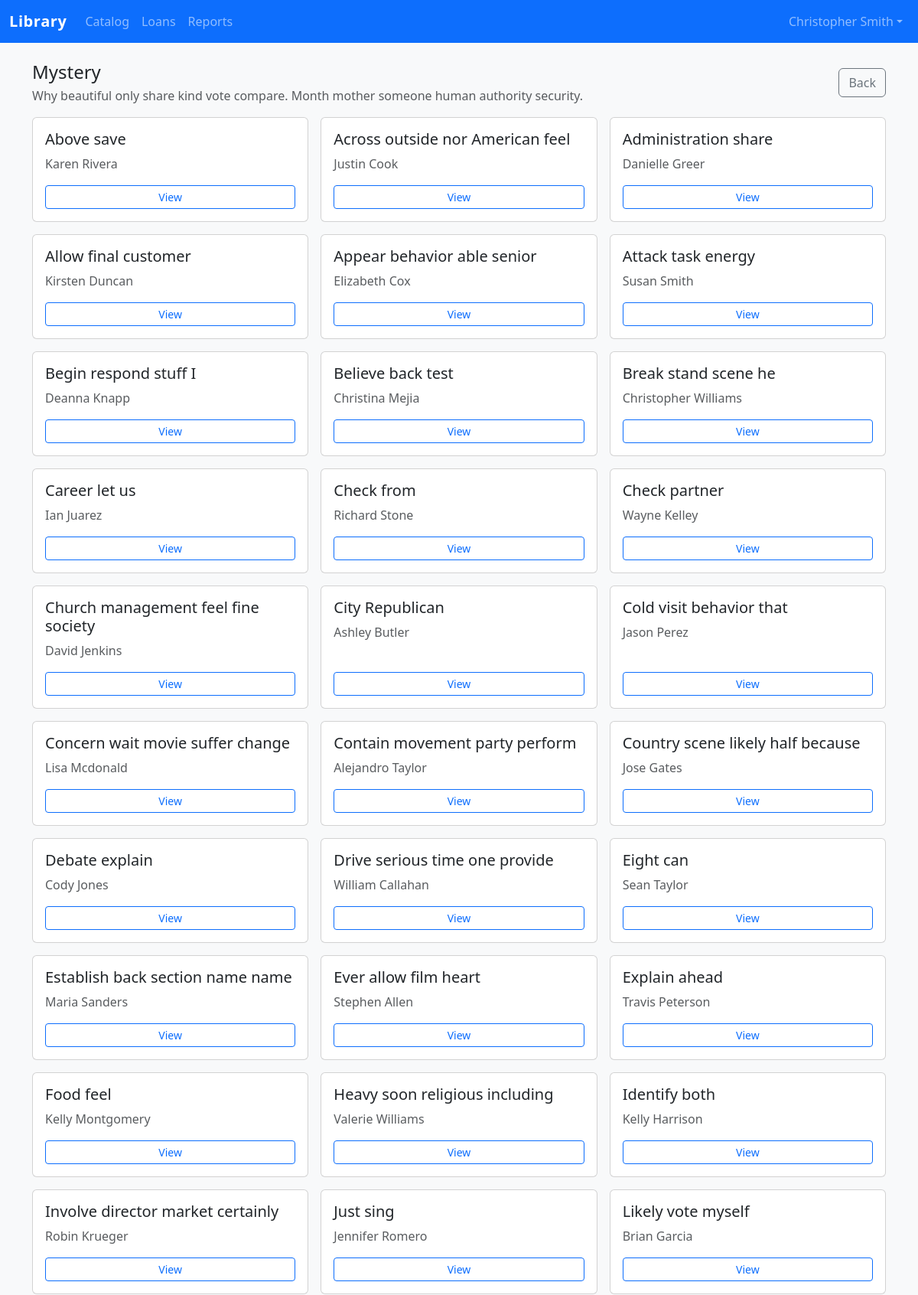
The page /catalog/categories/mystery/ (signed in, upper part) on the database its author committed.
### accounts/models.py (models this page shows, shortened)
class User(AbstractUser):
	class Role(models.TextChoices):
		ADMIN = "ADMIN", _("Administrator")
		LIBRARIAN = "LIBRARIAN", _("Librarian")
		MEMBER = "MEMBER", _("Member / Student")
	role = models.CharField(
		max_length=20,
		choices=Role.choices,
		default=Role.MEMBER,
		help_text=_("Determines the permissions granted to the user."),
	)
	employee_id = models.CharField(
		max_length=50,
		blank=True,
		help_text=_("Optional staff identifier for administrators and librarians."),
	)
	avatar = models.ImageField(upload_to="avatars/", blank=True, null=True)
	created_at = models.DateTimeField(auto_now_add=True)
	class Meta(AbstractUser.Meta):
		ordering = ["username"]
	@property
	def is_admin(self) -> bool:
		return self.is_superuser or self.role == self.Role.ADMIN
	@property
	def is_librarian(self) -> bool:
		return self.role == self.Role.LIBRARIAN

### catalog/models.py (models this page shows, shortened)
class Category(models.Model):
	name = models.CharField(max_length=150, unique=True)
	slug = models.SlugField(max_length=160, unique=True, blank=True)
	description = models.TextField(blank=True)
	class Meta:
		ordering = ["name"]
		verbose_name_plural = "categories"

class Book(models.Model):
	title = models.CharField(max_length=255)
	author = models.CharField(max_length=255)
	isbn = models.CharField(max_length=13, unique=True)
	category = models.ForeignKey(Category, on_delete=models.PROTECT, related_name="books")
	publication_date = models.DateField(blank=True, null=True)
	publisher = models.CharField(max_length=255, blank=True)
	description = models.TextField(blank=True)
	cover_image = models.ImageField(upload_to="book_covers/", blank=True, null=True)
	language = models.CharField(max_length=60, blank=True)
	created_at = models.DateTimeField(auto_now_add=True)
	updated_at = models.DateTimeField(auto_now=True)
	tags = models.JSONField(default=list, blank=True)
	class Meta:
		ordering = ["title"]
		indexes = [
			models.Index(fields=["title"]),
			models.Index(fields=["author"]),
			models.Index(fields=["isbn"]),
		]
	@property
	def total_copies(self) -> int:
		return getattr(self, "_total_copies", self.copies.count())

### catalog/views.py (the view)
# urls.py: path("categories/<slug:slug>/", views.CategoryDetailView.as_view(), name="category-detail"),
@method_decorator(login_required, name="dispatch")
class CategoryDetailView(DetailView):
	model = Category
	template_name = "catalog/category_detail.html"
	slug_field = "slug"
	slug_url_kwarg = "slug"
	context_object_name = "category"
	def get_context_data(self, **kwargs):
		context = super().get_context_data(**kwargs)
		context["books"] = self.object.books.all()
		return context

### templates/catalog/category_detail.html (shortened to what this page needs)
{% extends "base.html" %}
{% block content %}
<div class="d-flex justify-content-between align-items-center mb-3">
  <div>
    <h1 class="h4 mb-1">{{ category.name }}</h1>
    <p class="text-muted mb-0">{{ category.description|default:'No description available.' }}</p>
  </div>
  <a href="{% url 'catalog:category-list' %}" class="btn btn-outline-secondary">Back</a>
</div>
<div class="row g-3">
  {% for book in books %}
  <div class="col-sm-6 col-lg-4">
    <div class="card h-100 card-hover">
      <div class="card-body d-flex flex-column">
        <h5 class="card-title">{{ book.title }}</h5>
        <p class="text-muted">{{ book.author }}</p>
        <a href="{% url 'catalog:book-detail' book.pk %}" class="btn btn-sm btn-outline-primary mt-auto">View</a>
      </div>
    </div>
  </div>
  {% empty %}
  <div class="col-12">
    <p class="text-muted">No books in this category yet.</p>
  </div>
  {% endfor %}
</div>
{% endblock %}

### static/css/styles.css (style rules this page uses)
:root { --brand-primary: #0d6efd; --brand-accent: #198754; --brand-muted: #f8f9fa; }
body { background-color: var(--brand-muted); }
.navbar-brand { font-weight: 600; letter-spacing: 0.03em; }

### rows shown on the page
User: first_name+last_name+username "Library Catalog Loans Reports Christopher Smith"
Category: name "Mystery", description "Why beautiful only share kind vote compare. Month mother someone human authority security."
Book: title "Above save", author "Karen Rivera"
Book: title "Across outside nor American feel", author "Justin Cook"
Book: title "Administration share", author "Danielle Greer"
Book: title "Allow final customer", author "Kirsten Duncan"
Book: title "Appear behavior able senior", author "Elizabeth Cox"
Book: title "Attack task energy", author "Susan Smith"
Book: title "Begin respond stuff I", author "Deanna Knapp"
Book: title "Believe back test", author "Christina Mejia"
Book: title "Break stand scene he", author "Christopher Williams"
Book: title "Career let us", author "Ian Juarez"
Book: title "Check from", author "Richard Stone"
Book: title "Check partner", author "Wayne Kelley"
Book: title "Church management feel fine society", author "David Jenkins"
Book: title "City Republican", author "Ashley Butler"
Book: title "Cold visit behavior that", author "Jason Perez"
Book: title "Concern wait movie suffer change", author "Lisa Mcdonald"
Book: title "Contain movement party perform", author "Alejandro Taylor"
Book: title "Country scene likely half because", author "Jose Gates"
Book: title "Debate explain", author "Cody Jones"
Book: title "Drive serious time one provide", author "William Callahan"
Book: title "Eight can", author "Sean Taylor"
Book: title "Establish back section name name", author "Maria Sanders"
Book: title "Ever allow film heart", author "Stephen Allen"
Book: title "Explain ahead", author "Travis Peterson"
Book: title "Food feel", author "Kelly Montgomery"
Book: title "Heavy soon religious including", author "Valerie Williams"
Book: title "Identify both", author "Kelly Harrison"
Book: title "Involve director market certainly", author "Robin Krueger"
Book: title "Just sing", author "Jennifer Romero"
Book: title "Likely vote myself", author "Brian Garcia"
